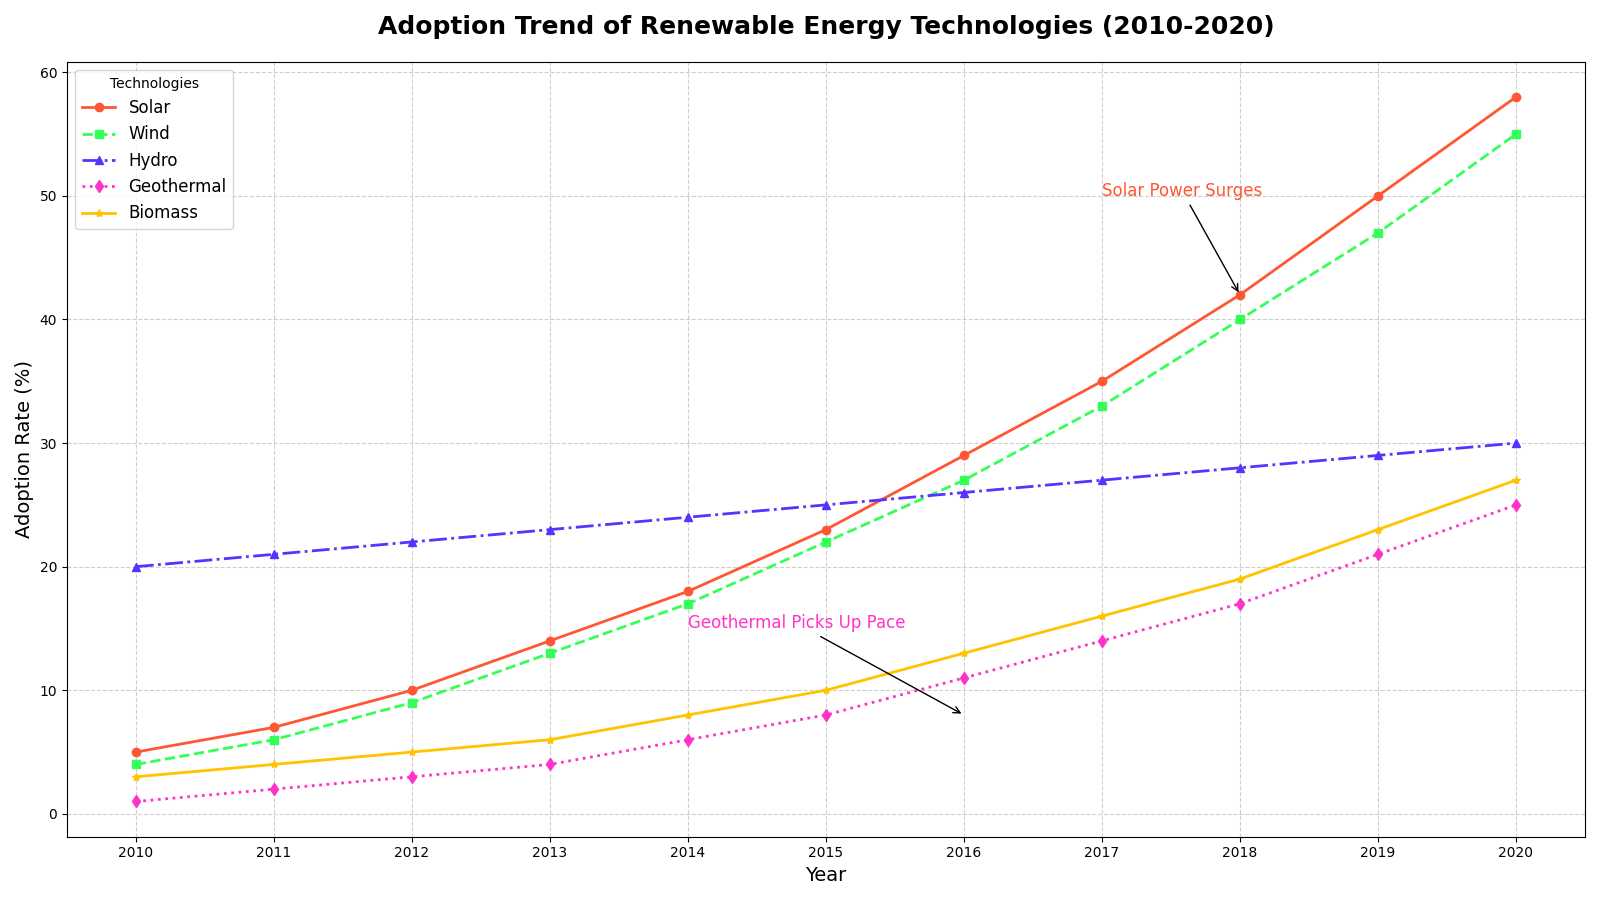

Write Python code to recreate this figure.
import matplotlib.pyplot as plt
import numpy as np

years = np.arange(2010, 2021)
solar = [5, 7, 10, 14, 18, 23, 29, 35, 42, 50, 58]
wind = [4, 6, 9, 13, 17, 22, 27, 33, 40, 47, 55]
hydro = [20, 21, 22, 23, 24, 25, 26, 27, 28, 29, 30]
geothermal = [1, 2, 3, 4, 6, 8, 11, 14, 17, 21, 25]
biomass = [3, 4, 5, 6, 8, 10, 13, 16, 19, 23, 27]

fig, ax1 = plt.subplots(figsize=(16, 9))

# Updated color set
ax1.plot(years, solar, marker='o', linestyle='-', color='#FF5733', linewidth=2, label='Solar')
ax1.plot(years, wind, marker='s', linestyle='--', color='#33FF57', linewidth=2, label='Wind')
ax1.plot(years, hydro, marker='^', linestyle='-.', color='#5733FF', linewidth=2, label='Hydro')
ax1.plot(years, geothermal, marker='d', linestyle=':', color='#FF33C8', linewidth=2, label='Geothermal')
ax1.plot(years, biomass, marker='*', linestyle='-', color='#FFC300', linewidth=2, label='Biomass')

ax1.set_title('Adoption Trend of Renewable Energy Technologies (2010-2020)', fontsize=18, fontweight='bold', pad=20)
ax1.set_xlabel('Year', fontsize=14)
ax1.set_ylabel('Adoption Rate (%)', fontsize=14)
ax1.set_xticks(years)
ax1.grid(visible=True, linestyle='--', alpha=0.6)
ax1.legend(title='Technologies', loc='upper left', fontsize=12)

ax1.annotate('Solar Power Surges', xy=(2018, 42), xytext=(2017, 50),
             arrowprops=dict(facecolor='black', arrowstyle='->'),
             fontsize=12, color='#FF5733')
ax1.annotate('Geothermal Picks Up Pace', xy=(2016, 8), xytext=(2014, 15),
             arrowprops=dict(facecolor='black', arrowstyle='->'),
             fontsize=12, color='#FF33C8')

plt.tight_layout()
plt.show()
